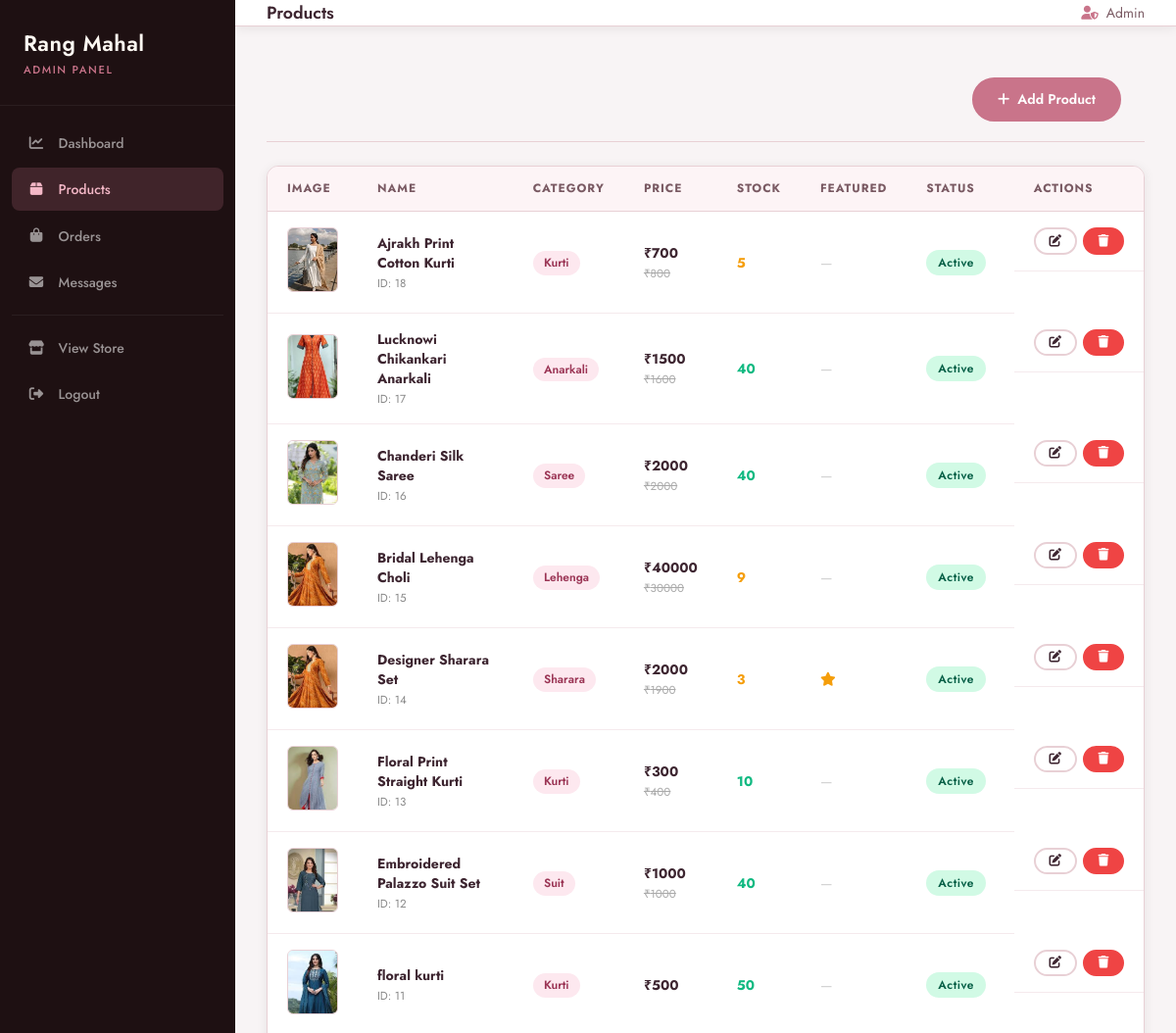
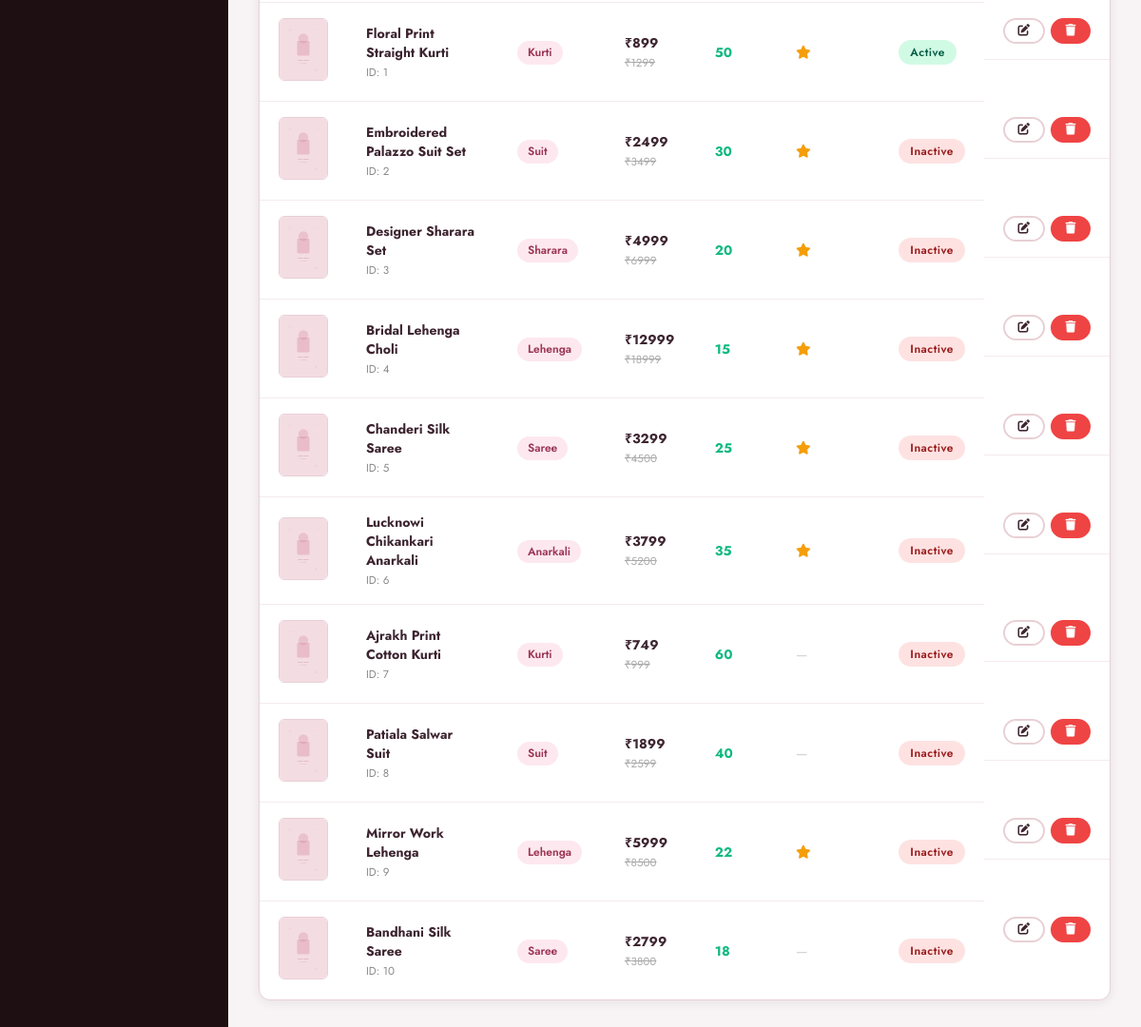
/admin/products (signed in), run on the app's committed database (2 pictures, top to bottom).
### tables this page shows
CREATE TABLE products (
    id INTEGER PRIMARY KEY AUTOINCREMENT,
    name TEXT NOT NULL, description TEXT,
    price REAL NOT NULL, original_price REAL,
    category TEXT NOT NULL, sizes TEXT, colors TEXT, images TEXT,
    stock INTEGER DEFAULT 0, is_featured INTEGER DEFAULT 0,
    is_active INTEGER DEFAULT 1, created_at TEXT DEFAULT (datetime('now'))
);

### app.py (the view)
@app.route('/admin/products')
@admin_required
def admin_products():
    prods = [enrich(p) for p in dictrows(q("SELECT * FROM products ORDER BY created_at DESC"))]
    return render_template('admin/products.html', products=prods)

### app.py (called while the page is built)
def get_db():
    if 'db' not in g:
        g.db = sqlite3.connect(app.config['DATABASE'])
        g.db.row_factory = sqlite3.Row
    return g.db

def q(sql, args=(), one=False, commit=False):
    db = get_db()
    cur = db.execute(sql, args)
    if commit:
        db.commit()
        return cur.lastrowid
    return (cur.fetchone() if one else cur.fetchall())

def dictrows(rows): return [dict(r) for r in rows] if rows else []

def enrich(p):
    if not p: return None
    p = dict(p)
    p['images_list'] = _jlist(p.get('images'))
    p['sizes_list']  = _jlist(p.get('sizes'))
    p['colors_list'] = _jlist(p.get('colors'))
    row = q("SELECT AVG(rating) as a, COUNT(*) as c FROM reviews WHERE product_id=?", (p['id'],), one=True)
    p['avg_rating']   = round(row['a'] or 0, 1)
    p['review_count'] = row['c'] or 0
    return p

def _jlist(v):
    try: return json.loads(v) if v else []
    except: return []

def admin_required(f):
    @wraps(f)
    def wrapped(*a, **kw):
        if not session.get('is_admin'):
            flash('Admin access required.', 'danger')
            return redirect(url_for('login'))
        return f(*a, **kw)
    return wrapped

@app.context_processor
def globals():
    cart  = session.get('cart', {})
    cc    = sum(i['quantity'] for i in cart.values())
    wc    = 0
    if 'user_id' in session:
        row = q("SELECT COUNT(*) c FROM wishlist WHERE user_id=?", (session['user_id'],), one=True)
        wc  = row['c'] if row else 0
    return dict(cart_count=cc, wishlist_count=wc)

### templates/admin/products.html (shortened to what this page needs)
{% extends "admin/base_admin.html" %}
{% block page_title %}Products{% endblock %}
{% block content %}
<div class="admin-card-header" style="margin-bottom:1.5rem;">
    <a href="{{ url_for('admin_add_product') }}" class="btn btn-primary"><i class="fas fa-plus"></i> Add Product</a>
</div>
<div class="admin-card">
    <div class="admin-table-wrap">
        <table class="admin-table">
            <thead>
                <tr>
                    <th>Image</th>
                    <th>Name</th>
                    <th>Category</th>
                    <th>Price</th>
                    <th>Stock</th>
                    <th>Featured</th>
                    <th>Status</th>
                    <th>Actions</th>
                </tr>
            </thead>
            <tbody>
                {% for product in products %}
                <tr>
                    <td>
                        {% if product.images_list %}
                        <img src="{{ url_for('static', filename=product.images_list[0].replace('/static/', '')) }}"
                             alt="{{ product.name }}" class="admin-product-thumb"
                             onerror="this.src='/static/images/placeholder.svg'">
                        {% else %}
                        <img src="/static/images/placeholder.svg" class="admin-product-thumb" alt="">
                        {% endif %}
                    </td>
                    <td>
                        <strong>{{ product.name }}</strong><br>
                        <small style="color:#888">ID: {{ product.id }}</small>
                    </td>
                    <td><span class="cat-tag">{{ product.category }}</span></td>
                    <td>
                        <strong>₹{{ "%.0f"|format(product.price) }}</strong>
                        {% if product.original_price %}
                        <br><small style="color:#aaa;text-decoration:line-through;">₹{{ "%.0f"|format(product.original_price) }}</small>
                        {% endif %}
                    </td>
                    <td>
                        <span class="{% if product.stock == 0 %}stock-zero{% elif product.stock < 10 %}stock-low{% else %}stock-ok{% endif %}">
                            {{ product.stock }}
                        </span>
                    </td>
                    <td>{% if product.is_featured %}<i class="fas fa-star" style="color:#f59e0b"></i>{% else %}<span style="color:#ccc">—</span>{% endif %}</td>
                    <td>
                        <span class="status-badge {% if product.is_active %}status-confirmed{% else %}status-cancelled{% endif %}">
                            {{ 'Active' if product.is_active else 'Inactive' }}
                        </span>
                    </td>
                    <td class="action-btns">
                        <a href="{{ url_for('admin_edit_product', product_id=product.id) }}" class="btn btn-sm btn-outline" title="Edit">
                            <i class="fas fa-edit"></i>
                        </a>
                        <form action="{{ url_for('admin_delete_product', product_id=product.id) }}" method="POST" style="display:inline"
                              onsubmit="return confirm('Remove this product?')">
                            <button type="submit" class="btn btn-sm btn-danger" title="Delete">
                                <i class="fas fa-trash"></i>
                            </button>
                        </form>
                    </td>
                </tr>
                {% else %}
                <tr><td colspan="8" class="no-data">No products found. <a href="{{ url_for('admin_add_product') }}">Add one!</a></td></tr>
                {% endfor %}
            </tbody>
        </table>
    </div>
</div>
{% endblock %}

### templates/admin/base_admin.html (shortened to what this page needs)
<!DOCTYPE html>
<html lang="en">
<head>
    <link rel="stylesheet" href="https://cdnjs.cloudflare.com/ajax/libs/font-awesome/6.5.0/css/all.min.css">
    <link rel="stylesheet" href="{{ url_for('static', filename='css/admin.css') }}">
</head>
<body class="admin-body">
<aside class="admin-sidebar" id="adminSidebar">
    <div class="admin-logo">
        <span>Rang Mahal</span>
        <small>Admin Panel</small>
    </div>
    <nav class="admin-nav">
        <a href="{{ url_for('admin_dashboard') }}" class="admin-nav-item {% if request.endpoint == 'admin_dashboard' %}active{% endif %}">
            <i class="fas fa-chart-line"></i><span>Dashboard</span>
        </a>
        <a href="{{ url_for('admin_products') }}" class="admin-nav-item {% if 'product' in request.endpoint %}active{% endif %}">
            <i class="fas fa-box"></i><span>Products</span>
        </a>
        <a href="{{ url_for('admin_orders') }}" class="admin-nav-item {% if request.endpoint == 'admin_orders' %}active{% endif %}">
            <i class="fas fa-shopping-bag"></i><span>Orders</span>
        </a>
        <a href="{{ url_for('admin_contacts') }}" class="admin-nav-item {% if request.endpoint == 'admin_contacts' %}active{% endif %}">
            <i class="fas fa-envelope"></i><span>Messages</span>
        </a>
        <div class="admin-nav-divider"></div>
        <a href="{{ url_for('home') }}" class="admin-nav-item"><i class="fas fa-store"></i><span>View Store</span></a>
        <a href="{{ url_for('logout') }}" class="admin-nav-item"><i class="fas fa-sign-out-alt"></i><span>Logout</span></a>
    </nav>
</aside>
<div class="admin-main">
    <header class="admin-header">
        <h1 class="admin-page-title">{% block page_title %}Dashboard{% endblock %}</h1>
        <div class="admin-header-right">
            <span class="admin-user"><i class="fas fa-user-shield"></i> {{ session.user_name }}</span>
        </div>
    </header>
    <div class="admin-content">
        {% block content %}{% endblock %}
    </div>
</div>
</body>
</html>

### data on the page
products: shows a picture, name "Ajrakh Print Cotton Kurti", id "18", category "Kurti", price "700", original_price "800", stock "5", is_active "Active"
products: shows a picture, name "Lucknowi Chikankari Anarkali", id "17", category "Anarkali", price "1500", original_price "1600", stock "40", is_active "Active"
products: shows a picture, name "Chanderi Silk Saree", id "16", category "Saree", price "2000", original_price "2000", stock "40", is_active "Active"
products: name "Bridal Lehenga Choli", id "15", category "Lehenga", price "40000", original_price "30000", stock "9", is_active "Active"
products: name "Designer Sharara Set", id "14", category "Sharara", price "2000", original_price "1900", stock "3", is_featured 1 (drawn), is_active "Active"
products: shows a picture, name "Floral Print Straight Kurti", id "13", category "Kurti", price "300", original_price "400", stock "10", is_active "Active"
products: shows a picture, name "Embroidered Palazzo Suit Set", id "12", category "Suit", price "1000", original_price "1000", stock "40", is_active "Active"
products: shows a picture, name "floral kurti", id "11", category "Kurti", price "500", stock "50", is_active "Active"
products: name "Floral Print Straight Kurti", id "1", category "Kurti", price "899", original_price "1299", stock "50", is_featured 1 (drawn), is_active "Active"
products: name "Embroidered Palazzo Suit Set", id "2", category "Suit", price "2499", original_price "3499", stock "30", is_featured 1 (drawn), is_active "Inactive"
products: name "Designer Sharara Set", id "3", category "Sharara", price "4999", original_price "6999", stock "20", is_featured 1 (drawn), is_active "Inactive"
products: name "Bridal Lehenga Choli", id "4", category "Lehenga", price "12999", original_price "18999", stock "15", is_featured 1 (drawn), is_active "Inactive"
products: name "Chanderi Silk Saree", id "5", category "Saree", price "3299", original_price "4500", stock "25", is_featured 1 (drawn), is_active "Inactive"
products: name "Lucknowi Chikankari Anarkali", id "6", category "Anarkali", price "3799", original_price "5200", stock "35", is_featured 1 (drawn), is_active "Inactive"
products: name "Ajrakh Print Cotton Kurti", id "7", category "Kurti", price "749", original_price "999", stock "60", is_active "Inactive"
products: name "Patiala Salwar Suit", id "8", category "Suit", price "1899", original_price "2599", stock "40", is_active "Inactive"
products: name "Mirror Work Lehenga", id "9", category "Lehenga", price "5999", original_price "8500", stock "22", is_featured 1 (drawn), is_active "Inactive"
products: name "Bandhani Silk Saree", id "10", category "Saree", price "2799", original_price "3800", stock "18", is_active "Inactive"

### other printed values
{{ session.user_name }} "Admin"
